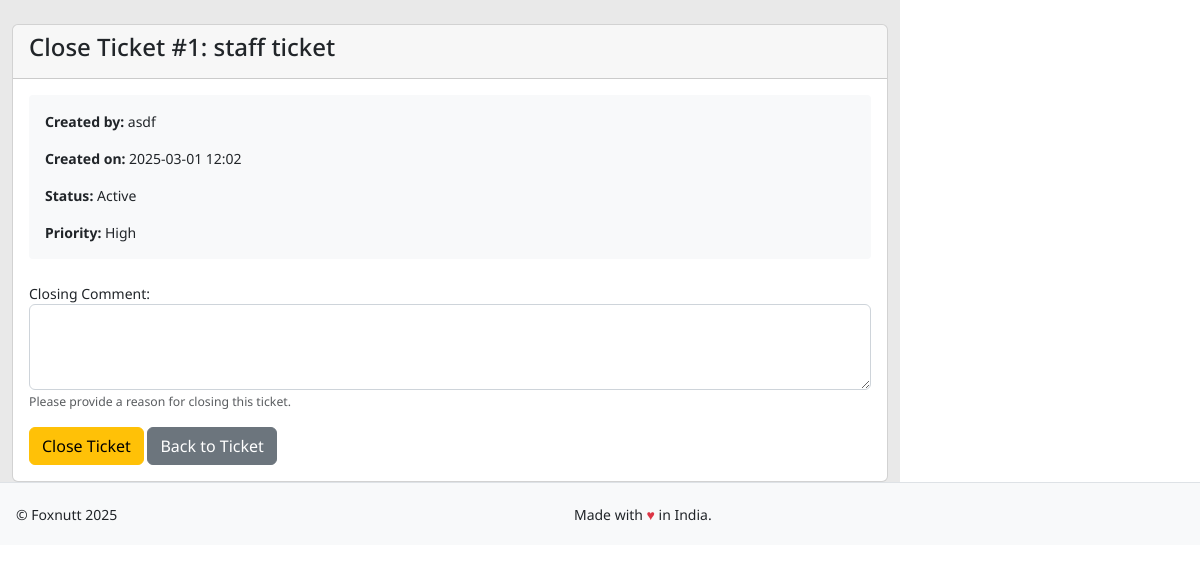
Page /staff/tickets/1/close/ (signed in) on the committed database.
### tracker/models.py (models this page shows, shortened)
class Ticket(models.Model):
    STATUS_ACTIVE = 1
    STATUS_CLOSED = 2
    STATUS_PENDING = 3
    STATUS_CHOICES = [
        (STATUS_ACTIVE, 'Active'),
        (STATUS_CLOSED, 'Closed'),
        (STATUS_PENDING, 'Pending'),
    ]
    id = models.AutoField(primary_key=True)
    subject = models.CharField(max_length=200)
    description = models.TextField()
    created_by = models.ForeignKey(UserDetail, on_delete=models.CASCADE, related_name='created_tickets')
    assigned_to = models.ForeignKey(UserDetail, on_delete=models.SET_NULL, null=True, related_name='assigned_tickets')
    created_at = models.DateTimeField(auto_now_add=True)
    updated_at = models.DateTimeField(auto_now=True)
    status = models.PositiveSmallIntegerField(
        choices=STATUS_CHOICES,
        default=STATUS_ACTIVE
    )
    closed_at = models.DateTimeField(null=True, blank=True)
    closed_by = models.ForeignKey(
        UserDetail,
        on_delete=models.SET_NULL,
        null=True,
        blank=True,
        related_name='closed_tickets'
    )
    priority = models.ForeignKey(Priority, on_delete=models.SET_NULL, null=True)
    brand = models.CharField(max_length=100, blank=True, null=True)
    class Meta:
        ordering = ['-created_at']  # Default ordering by creation date, newest first
        indexes = [
            models.Index(fields=['-created_at']),  # Add index for better performance
        ]

class UserDetail(AbstractBaseUser, PermissionsMixin):
    row_id = models.AutoField(primary_key=True)  # ✅ `row_id` is the primary key
    user_id = models.CharField(max_length=255, unique=True)
    user_name = models.CharField(max_length=255)
    is_email_verified = models.BooleanField(default=False)
    is_active = models.BooleanField(default=True)
    pagination = models.IntegerField(default=10)
    sorting = models.IntegerField(default=0)
    is_staff = models.BooleanField(default=False)
    is_superuser = models.BooleanField(default=False)
    role = models.ForeignKey(Role, on_delete=models.SET_NULL, null=True)
    objects = UserManager()
    USERNAME_FIELD = "user_id"
    REQUIRED_FIELDS = ["user_name"]
    class Meta:
        verbose_name = 'user'
        verbose_name_plural = 'users'
    groups = models.ManyToManyField(
        'auth.Group',
        verbose_name='groups',
        blank=True,
        related_name='userdetail_set',
        related_query_name='userdetail'
    )
    user_permissions = models.ManyToManyField(
        'auth.Permission',
        verbose_name='user permissions',
        blank=True,
        related_name='userdetail_set',
        related_query_name='userdetail'
    )

class Priority(models.Model):
    name = models.CharField(max_length=50, unique=True)
    class Meta:
        verbose_name_plural = "Priorities"

### tracker/views.py (the view, shortened to what this page needs)
# urls.py: path('staff/tickets/<int:ticket_id>/close/', views.staff_close_ticket, name='staff_close_ticket'),
@role_required([Role.STAFF])
def staff_close_ticket(request, ticket_id):
    ticket = get_object_or_404(Ticket, id=ticket_id)
    if ticket.created_by != request.user and ticket.assigned_to != request.user:
        messages.error(request, "You don't have permission to close this ticket.")
        return redirect('staff_dashboard')
    if ticket.status == Ticket.STATUS_CLOSED:
        messages.warning(request, f"Ticket #{ticket.id} is already closed.")
        return redirect('staff_view_ticket', ticket_id=ticket.id)
    context = {
        'ticket': ticket,
    }
    return render(request, 'staff/close_ticket.html', context)

### tracker/templates/staff/close_ticket.html (shortened to what this page needs)
{% extends 'base.html' %}
{% block content %}
<div class="container mt-4">
    <div class="card">
        <div class="card-header">
            <h4>Close Ticket #{{ ticket.id }}: {{ ticket.subject }}</h4>
        </div>
        <div class="card-body">
            <div class="ticket-summary mb-4">
                <p><strong>Created by:</strong> {{ ticket.created_by.user_name }}</p>
                <p><strong>Created on:</strong> {{ ticket.created_at|date:"Y-m-d H:i" }}</p>
                <p><strong>Status:</strong> {{ ticket.get_status_display }}</p>
                <p><strong>Priority:</strong> {{ ticket.priority.name }}</p>
            </div>
            <form method="POST">
                <div class="form-group">
                    <label for="close_comment">Closing Comment:</label>
                    <textarea id="close_comment" name="close_comment" class="form-control" rows="3" required></textarea>
                    <small class="form-text text-muted">Please provide a reason for closing this ticket.</small>
                </div>
                <div class="mt-3">
                    <button type="submit" class="btn btn-warning">
                         Close Ticket
                    </button>
                    <a href="{% url 'staff_view_ticket' ticket.id %}" class="btn btn-secondary">
                         Back to Ticket
                    </a>
                </div>
            </form>
        </div>
    </div>
</div>
{% endblock %}

### tracker/static/assets/css/style.css (style rules this page uses)
html, body { min-height: 100%; }
body { margin: 0; font-family: 'Noto Sans', sans-serif; font-size: 14px; }
h1, h2, h3, h4, h5, h6 { font-family: 'Noto Sans', sans-serif; }
.main_bg { background: #fff; }
a, a:hover, a:visited { color: rgb(63, 71, 90); text-decoration: underline; }

### tracker/templates/staff/close_ticket.html (style rules this page uses)
.ticket-summary { background-color: #f8f9fa; padding: 1rem; border-radius: 0.25rem; }
.ticket-summary p:last-child { margin-bottom: 0; }

### rows in the picture
Ticket: id "1", subject "staff ticket", created_by.user_name "asdf", created_at "2025-03-01 12:02", status "Active", priority.name "High"
